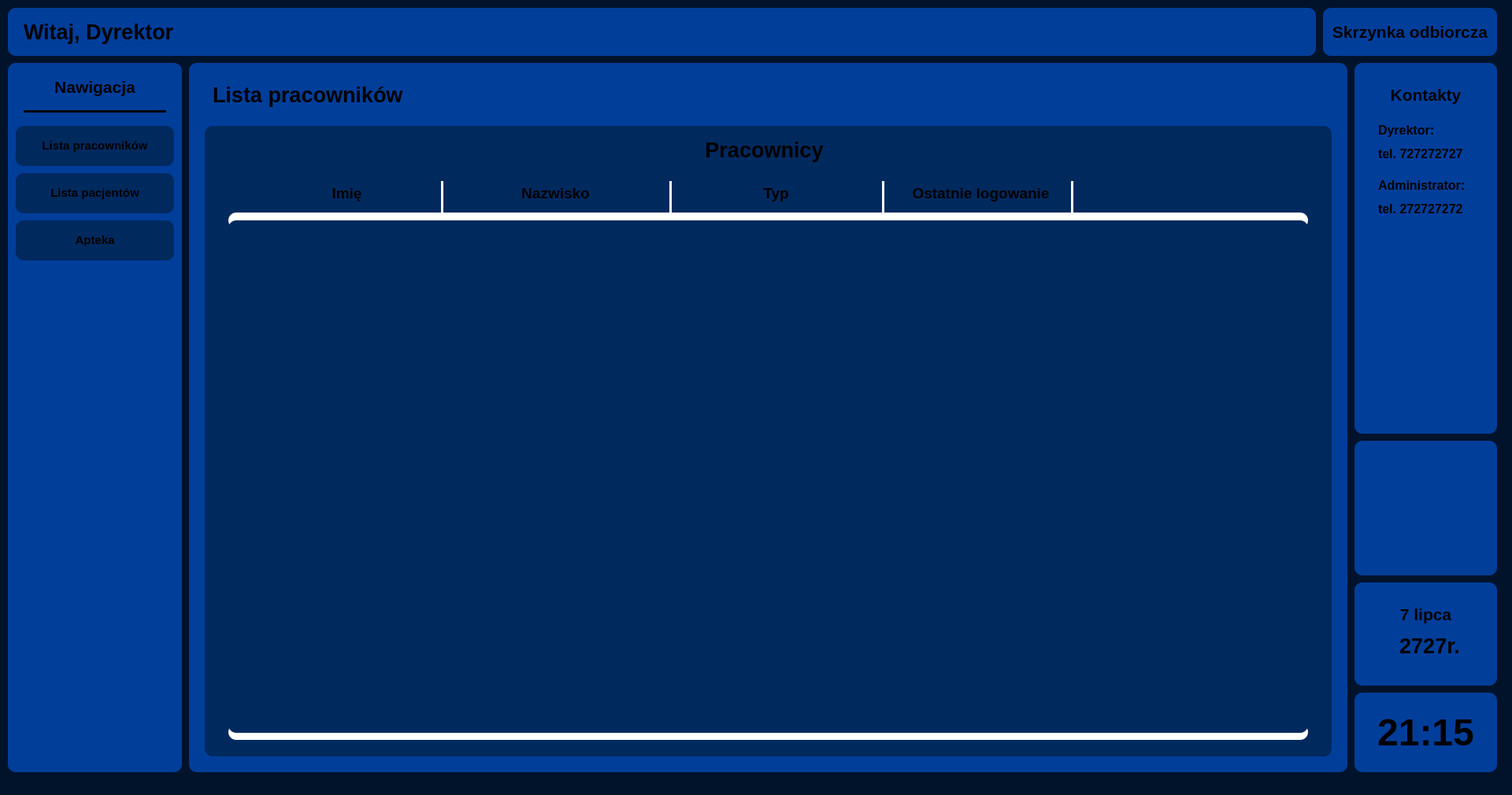
<?xml version="1.0" encoding="UTF-8"?>
<ui version="4.0">
 <class>UserLista</class>
 <widget class="QMainWindow" name="UserLista">
  <property name="geometry">
   <rect>
    <x>0</x>
    <y>0</y>
    <width>1920</width>
    <height>1010</height>
   </rect>
  </property>
  <property name="minimumSize">
   <size>
    <width>800</width>
    <height>600</height>
   </size>
  </property>
  <property name="windowTitle">
   <string>MainWindow</string>
  </property>
  <property name="layoutDirection">
   <enum>Qt::LayoutDirection::LeftToRight</enum>
  </property>
  <property name="styleSheet">
   <string notr="true">background-color: rgb(0, 19, 43);</string>
  </property>
  <widget class="QWidget" name="centralwidget">
   <widget class="QTextBrowser" name="textBrowser">
    <property name="geometry">
     <rect>
      <x>10</x>
      <y>10</y>
      <width>1661</width>
      <height>61</height>
     </rect>
    </property>
    <property name="styleSheet">
     <string notr="true">background-color: rgb(0, 62, 154);
border-radius: 10px;</string>
    </property>
    <property name="sizeAdjustPolicy">
     <enum>QAbstractScrollArea::SizeAdjustPolicy::AdjustToContents</enum>
    </property>
    <property name="autoFormatting">
     <set>QTextEdit::AutoFormattingFlag::AutoBulletList</set>
    </property>
    <property name="html">
     <string>&lt;!DOCTYPE HTML PUBLIC &quot;-//W3C//DTD HTML 4.0//EN&quot; &quot;http://www.w3.org/TR/REC-html40/strict.dtd&quot;&gt;
&lt;html&gt;&lt;head&gt;&lt;meta name=&quot;qrichtext&quot; content=&quot;1&quot; /&gt;&lt;meta charset=&quot;utf-8&quot; /&gt;&lt;style type=&quot;text/css&quot;&gt;
p, li { white-space: pre-wrap; }
hr { height: 1px; border-width: 0; }
li.unchecked::marker { content: &quot;\2610&quot;; }
li.checked::marker { content: &quot;\2612&quot;; }
&lt;/style&gt;&lt;/head&gt;&lt;body style=&quot; font-family:'Segoe UI'; font-size:9pt; font-weight:400; font-style:normal;&quot;&gt;
&lt;p style=&quot;-qt-paragraph-type:empty; margin-top:0px; margin-bottom:0px; margin-left:0px; margin-right:0px; -qt-block-indent:0; text-indent:0px;&quot;&gt;&lt;br /&gt;&lt;/p&gt;&lt;/body&gt;&lt;/html&gt;</string>
    </property>
   </widget>
   <widget class="QTextBrowser" name="textBrowser_2">
    <property name="geometry">
     <rect>
      <x>1680</x>
      <y>10</y>
      <width>221</width>
      <height>61</height>
     </rect>
    </property>
    <property name="styleSheet">
     <string notr="true">background-color: rgb(0, 62, 154);
border-radius: 10px;</string>
    </property>
    <property name="html">
     <string>&lt;!DOCTYPE HTML PUBLIC &quot;-//W3C//DTD HTML 4.0//EN&quot; &quot;http://www.w3.org/TR/REC-html40/strict.dtd&quot;&gt;
&lt;html&gt;&lt;head&gt;&lt;meta name=&quot;qrichtext&quot; content=&quot;1&quot; /&gt;&lt;meta charset=&quot;utf-8&quot; /&gt;&lt;style type=&quot;text/css&quot;&gt;
p, li { white-space: pre-wrap; }
hr { height: 1px; border-width: 0; }
li.unchecked::marker { content: &quot;\2610&quot;; }
li.checked::marker { content: &quot;\2612&quot;; }
&lt;/style&gt;&lt;/head&gt;&lt;body style=&quot; font-family:'Segoe UI'; font-size:9pt; font-weight:400; font-style:normal;&quot;&gt;
&lt;p align=&quot;center&quot; style=&quot;-qt-paragraph-type:empty; margin-top:0px; margin-bottom:0px; margin-left:0px; margin-right:0px; -qt-block-indent:0; text-indent:0px;&quot;&gt;&lt;br /&gt;&lt;/p&gt;&lt;/body&gt;&lt;/html&gt;</string>
    </property>
   </widget>
   <widget class="QGroupBox" name="groupBox">
    <property name="geometry">
     <rect>
      <x>10</x>
      <y>80</y>
      <width>221</width>
      <height>901</height>
     </rect>
    </property>
    <property name="styleSheet">
     <string notr="true">background-color: rgb(0, 62, 154);
border-radius: 10px;</string>
    </property>
    <property name="title">
     <string/>
    </property>
    <widget class="QTextBrowser" name="textBrowser_4">
     <property name="geometry">
      <rect>
       <x>10</x>
       <y>80</y>
       <width>201</width>
       <height>51</height>
      </rect>
     </property>
     <property name="styleSheet">
      <string notr="true">background-color: rgb(0, 41, 94);
border-radius: 10px;</string>
     </property>
    </widget>
    <widget class="QTextBrowser" name="textBrowser_7">
     <property name="geometry">
      <rect>
       <x>10</x>
       <y>140</y>
       <width>201</width>
       <height>51</height>
      </rect>
     </property>
     <property name="styleSheet">
      <string notr="true">background-color: rgb(0, 41, 94);
border-radius: 10px;</string>
     </property>
    </widget>
    <widget class="QLabel" name="label_3">
     <property name="geometry">
      <rect>
       <x>20</x>
       <y>90</y>
       <width>181</width>
       <height>31</height>
      </rect>
     </property>
     <property name="font">
      <font>
       <pointsize>11</pointsize>
       <bold>true</bold>
      </font>
     </property>
     <property name="layoutDirection">
      <enum>Qt::LayoutDirection::LeftToRight</enum>
     </property>
     <property name="styleSheet">
      <string notr="true">background-color: rgb(0, 41, 94);</string>
     </property>
     <property name="text">
      <string>Lista pracowników</string>
     </property>
     <property name="textFormat">
      <enum>Qt::TextFormat::RichText</enum>
     </property>
     <property name="alignment">
      <set>Qt::AlignmentFlag::AlignCenter</set>
     </property>
    </widget>
    <widget class="QLabel" name="label_4">
     <property name="geometry">
      <rect>
       <x>20</x>
       <y>150</y>
       <width>181</width>
       <height>31</height>
      </rect>
     </property>
     <property name="font">
      <font>
       <pointsize>11</pointsize>
       <bold>true</bold>
      </font>
     </property>
     <property name="layoutDirection">
      <enum>Qt::LayoutDirection::LeftToRight</enum>
     </property>
     <property name="styleSheet">
      <string notr="true">background-color: rgb(0, 41, 94);</string>
     </property>
     <property name="text">
      <string>Lista pacjentów</string>
     </property>
     <property name="textFormat">
      <enum>Qt::TextFormat::RichText</enum>
     </property>
     <property name="alignment">
      <set>Qt::AlignmentFlag::AlignCenter</set>
     </property>
    </widget>
    <widget class="QLabel" name="label_8">
     <property name="geometry">
      <rect>
       <x>10</x>
       <y>10</y>
       <width>201</width>
       <height>41</height>
      </rect>
     </property>
     <property name="font">
      <font>
       <pointsize>16</pointsize>
       <bold>true</bold>
      </font>
     </property>
     <property name="layoutDirection">
      <enum>Qt::LayoutDirection::LeftToRight</enum>
     </property>
     <property name="styleSheet">
      <string notr="true">background-color: rgb(0, 62, 154);</string>
     </property>
     <property name="text">
      <string>Nawigacja</string>
     </property>
     <property name="textFormat">
      <enum>Qt::TextFormat::RichText</enum>
     </property>
     <property name="alignment">
      <set>Qt::AlignmentFlag::AlignCenter</set>
     </property>
    </widget>
    <widget class="Line" name="line">
     <property name="geometry">
      <rect>
       <x>20</x>
       <y>60</y>
       <width>181</width>
       <height>3</height>
      </rect>
     </property>
     <property name="styleSheet">
      <string notr="true">background-color: black;</string>
     </property>
     <property name="orientation">
      <enum>Qt::Orientation::Horizontal</enum>
     </property>
    </widget>
    <widget class="QTextBrowser" name="textBrowser_8">
     <property name="geometry">
      <rect>
       <x>10</x>
       <y>200</y>
       <width>201</width>
       <height>51</height>
      </rect>
     </property>
     <property name="styleSheet">
      <string notr="true">background-color: rgb(0, 41, 94);
border-radius: 10px;</string>
     </property>
    </widget>
    <widget class="QLabel" name="label_5">
     <property name="geometry">
      <rect>
       <x>20</x>
       <y>210</y>
       <width>181</width>
       <height>31</height>
      </rect>
     </property>
     <property name="font">
      <font>
       <pointsize>11</pointsize>
       <bold>true</bold>
      </font>
     </property>
     <property name="layoutDirection">
      <enum>Qt::LayoutDirection::LeftToRight</enum>
     </property>
     <property name="styleSheet">
      <string notr="true">background-color: rgb(0, 41, 94);</string>
     </property>
     <property name="text">
      <string>Apteka</string>
     </property>
     <property name="textFormat">
      <enum>Qt::TextFormat::RichText</enum>
     </property>
     <property name="alignment">
      <set>Qt::AlignmentFlag::AlignCenter</set>
     </property>
    </widget>
   </widget>
   <widget class="QLabel" name="label_2">
    <property name="geometry">
     <rect>
      <x>30</x>
      <y>20</y>
      <width>261</width>
      <height>41</height>
     </rect>
    </property>
    <property name="font">
     <font>
      <pointsize>20</pointsize>
      <bold>true</bold>
     </font>
    </property>
    <property name="layoutDirection">
     <enum>Qt::LayoutDirection::LeftToRight</enum>
    </property>
    <property name="styleSheet">
     <string notr="true">background-color: rgb(0, 62, 154);</string>
    </property>
    <property name="text">
     <string>Witaj, Dyrektor</string>
    </property>
    <property name="textFormat">
     <enum>Qt::TextFormat::RichText</enum>
    </property>
    <property name="alignment">
     <set>Qt::AlignmentFlag::AlignLeading|Qt::AlignmentFlag::AlignLeft|Qt::AlignmentFlag::AlignVCenter</set>
    </property>
   </widget>
   <widget class="QFrame" name="frame">
    <property name="geometry">
     <rect>
      <x>1720</x>
      <y>560</y>
      <width>181</width>
      <height>171</height>
     </rect>
    </property>
    <property name="styleSheet">
     <string notr="true">background-color: rgb(0, 62, 154);
border-radius: 10px;</string>
    </property>
    <property name="frameShape">
     <enum>QFrame::Shape::StyledPanel</enum>
    </property>
    <property name="frameShadow">
     <enum>QFrame::Shadow::Raised</enum>
    </property>
    <widget class="QLabel" name="label_9">
     <property name="geometry">
      <rect>
       <x>10</x>
       <y>10</y>
       <width>161</width>
       <height>151</height>
      </rect>
     </property>
     <property name="font">
      <font>
       <pointsize>16</pointsize>
       <bold>true</bold>
      </font>
     </property>
     <property name="layoutDirection">
      <enum>Qt::LayoutDirection::LeftToRight</enum>
     </property>
     <property name="styleSheet">
      <string notr="true">background-color: rgb(0, 62, 154);</string>
     </property>
     <property name="text">
      <string/>
     </property>
     <property name="textFormat">
      <enum>Qt::TextFormat::RichText</enum>
     </property>
     <property name="scaledContents">
      <bool>true</bool>
     </property>
     <property name="alignment">
      <set>Qt::AlignmentFlag::AlignCenter</set>
     </property>
    </widget>
   </widget>
   <widget class="QFrame" name="frame_2">
    <property name="geometry">
     <rect>
      <x>1720</x>
      <y>80</y>
      <width>181</width>
      <height>471</height>
     </rect>
    </property>
    <property name="styleSheet">
     <string notr="true">background-color: rgb(0, 62, 154);
border-radius: 10px;</string>
    </property>
    <property name="frameShape">
     <enum>QFrame::Shape::StyledPanel</enum>
    </property>
    <property name="frameShadow">
     <enum>QFrame::Shadow::Raised</enum>
    </property>
    <widget class="QLabel" name="label_12">
     <property name="geometry">
      <rect>
       <x>20</x>
       <y>20</y>
       <width>141</width>
       <height>41</height>
      </rect>
     </property>
     <property name="font">
      <font>
       <pointsize>16</pointsize>
       <bold>true</bold>
      </font>
     </property>
     <property name="layoutDirection">
      <enum>Qt::LayoutDirection::LeftToRight</enum>
     </property>
     <property name="styleSheet">
      <string notr="true">background-color: rgb(0, 62, 154);</string>
     </property>
     <property name="text">
      <string>Kontakty</string>
     </property>
     <property name="textFormat">
      <enum>Qt::TextFormat::RichText</enum>
     </property>
     <property name="alignment">
      <set>Qt::AlignmentFlag::AlignCenter</set>
     </property>
    </widget>
    <widget class="QLabel" name="label_13">
     <property name="geometry">
      <rect>
       <x>30</x>
       <y>70</y>
       <width>111</width>
       <height>31</height>
      </rect>
     </property>
     <property name="font">
      <font>
       <pointsize>12</pointsize>
       <bold>true</bold>
      </font>
     </property>
     <property name="layoutDirection">
      <enum>Qt::LayoutDirection::LeftToRight</enum>
     </property>
     <property name="styleSheet">
      <string notr="true">background-color: rgb(0, 62, 154);</string>
     </property>
     <property name="text">
      <string>Dyrektor:</string>
     </property>
     <property name="textFormat">
      <enum>Qt::TextFormat::RichText</enum>
     </property>
     <property name="alignment">
      <set>Qt::AlignmentFlag::AlignLeading|Qt::AlignmentFlag::AlignLeft|Qt::AlignmentFlag::AlignVCenter</set>
     </property>
    </widget>
    <widget class="QLabel" name="label_14">
     <property name="geometry">
      <rect>
       <x>30</x>
       <y>100</y>
       <width>111</width>
       <height>31</height>
      </rect>
     </property>
     <property name="font">
      <font>
       <pointsize>12</pointsize>
       <bold>true</bold>
      </font>
     </property>
     <property name="layoutDirection">
      <enum>Qt::LayoutDirection::LeftToRight</enum>
     </property>
     <property name="styleSheet">
      <string notr="true">background-color: rgb(0, 62, 154);</string>
     </property>
     <property name="text">
      <string>tel. 727272727</string>
     </property>
     <property name="textFormat">
      <enum>Qt::TextFormat::RichText</enum>
     </property>
     <property name="alignment">
      <set>Qt::AlignmentFlag::AlignLeading|Qt::AlignmentFlag::AlignLeft|Qt::AlignmentFlag::AlignVCenter</set>
     </property>
    </widget>
    <widget class="QLabel" name="label_15">
     <property name="geometry">
      <rect>
       <x>30</x>
       <y>140</y>
       <width>121</width>
       <height>31</height>
      </rect>
     </property>
     <property name="font">
      <font>
       <pointsize>12</pointsize>
       <bold>true</bold>
      </font>
     </property>
     <property name="layoutDirection">
      <enum>Qt::LayoutDirection::LeftToRight</enum>
     </property>
     <property name="styleSheet">
      <string notr="true">background-color: rgb(0, 62, 154);</string>
     </property>
     <property name="text">
      <string>Administrator:</string>
     </property>
     <property name="textFormat">
      <enum>Qt::TextFormat::RichText</enum>
     </property>
     <property name="alignment">
      <set>Qt::AlignmentFlag::AlignLeading|Qt::AlignmentFlag::AlignLeft|Qt::AlignmentFlag::AlignVCenter</set>
     </property>
    </widget>
    <widget class="QLabel" name="label_16">
     <property name="geometry">
      <rect>
       <x>30</x>
       <y>170</y>
       <width>111</width>
       <height>31</height>
      </rect>
     </property>
     <property name="font">
      <font>
       <pointsize>12</pointsize>
       <bold>true</bold>
      </font>
     </property>
     <property name="layoutDirection">
      <enum>Qt::LayoutDirection::LeftToRight</enum>
     </property>
     <property name="styleSheet">
      <string notr="true">background-color: rgb(0, 62, 154);</string>
     </property>
     <property name="text">
      <string>tel. 272727272</string>
     </property>
     <property name="textFormat">
      <enum>Qt::TextFormat::RichText</enum>
     </property>
     <property name="alignment">
      <set>Qt::AlignmentFlag::AlignLeading|Qt::AlignmentFlag::AlignLeft|Qt::AlignmentFlag::AlignVCenter</set>
     </property>
    </widget>
   </widget>
   <widget class="QFrame" name="frame_3">
    <property name="geometry">
     <rect>
      <x>1720</x>
      <y>740</y>
      <width>181</width>
      <height>131</height>
     </rect>
    </property>
    <property name="styleSheet">
     <string notr="true">background-color: rgb(0, 62, 154);
border-radius: 10px;</string>
    </property>
    <property name="frameShape">
     <enum>QFrame::Shape::StyledPanel</enum>
    </property>
    <property name="frameShadow">
     <enum>QFrame::Shadow::Raised</enum>
    </property>
    <widget class="QLabel" name="label">
     <property name="geometry">
      <rect>
       <x>20</x>
       <y>20</y>
       <width>141</width>
       <height>41</height>
      </rect>
     </property>
     <property name="font">
      <font>
       <pointsize>16</pointsize>
       <bold>true</bold>
      </font>
     </property>
     <property name="layoutDirection">
      <enum>Qt::LayoutDirection::LeftToRight</enum>
     </property>
     <property name="styleSheet">
      <string notr="true">background-color: rgb(0, 62, 154);</string>
     </property>
     <property name="text">
      <string>7 lipca</string>
     </property>
     <property name="textFormat">
      <enum>Qt::TextFormat::RichText</enum>
     </property>
     <property name="alignment">
      <set>Qt::AlignmentFlag::AlignCenter</set>
     </property>
    </widget>
    <widget class="QLabel" name="label_10">
     <property name="geometry">
      <rect>
       <x>40</x>
       <y>60</y>
       <width>111</width>
       <height>41</height>
      </rect>
     </property>
     <property name="font">
      <font>
       <pointsize>20</pointsize>
       <bold>true</bold>
      </font>
     </property>
     <property name="layoutDirection">
      <enum>Qt::LayoutDirection::LeftToRight</enum>
     </property>
     <property name="styleSheet">
      <string notr="true">background-color: rgb(0, 62, 154);</string>
     </property>
     <property name="text">
      <string>2727r.</string>
     </property>
     <property name="textFormat">
      <enum>Qt::TextFormat::RichText</enum>
     </property>
     <property name="alignment">
      <set>Qt::AlignmentFlag::AlignCenter</set>
     </property>
    </widget>
   </widget>
   <widget class="QFrame" name="frame_4">
    <property name="geometry">
     <rect>
      <x>1720</x>
      <y>880</y>
      <width>181</width>
      <height>101</height>
     </rect>
    </property>
    <property name="styleSheet">
     <string notr="true">background-color: rgb(0, 62, 154);
border-radius: 10px;</string>
    </property>
    <property name="frameShape">
     <enum>QFrame::Shape::StyledPanel</enum>
    </property>
    <property name="frameShadow">
     <enum>QFrame::Shadow::Raised</enum>
    </property>
    <widget class="QLabel" name="label_7">
     <property name="geometry">
      <rect>
       <x>20</x>
       <y>10</y>
       <width>141</width>
       <height>81</height>
      </rect>
     </property>
     <property name="font">
      <font>
       <pointsize>36</pointsize>
       <bold>true</bold>
      </font>
     </property>
     <property name="layoutDirection">
      <enum>Qt::LayoutDirection::LeftToRight</enum>
     </property>
     <property name="styleSheet">
      <string notr="true">background-color: rgb(0, 62, 154);</string>
     </property>
     <property name="text">
      <string>21:15</string>
     </property>
     <property name="textFormat">
      <enum>Qt::TextFormat::RichText</enum>
     </property>
     <property name="alignment">
      <set>Qt::AlignmentFlag::AlignCenter</set>
     </property>
    </widget>
   </widget>
   <widget class="QFrame" name="frame_5">
    <property name="geometry">
     <rect>
      <x>240</x>
      <y>80</y>
      <width>1471</width>
      <height>901</height>
     </rect>
    </property>
    <property name="styleSheet">
     <string notr="true">background-color: rgb(0, 62, 154);
border-radius: 10px;</string>
    </property>
    <property name="frameShape">
     <enum>QFrame::Shape::StyledPanel</enum>
    </property>
    <property name="frameShadow">
     <enum>QFrame::Shadow::Raised</enum>
    </property>
    <widget class="QLabel" name="label_17">
     <property name="geometry">
      <rect>
       <x>30</x>
       <y>20</y>
       <width>261</width>
       <height>41</height>
      </rect>
     </property>
     <property name="font">
      <font>
       <pointsize>20</pointsize>
       <bold>true</bold>
      </font>
     </property>
     <property name="layoutDirection">
      <enum>Qt::LayoutDirection::LeftToRight</enum>
     </property>
     <property name="styleSheet">
      <string notr="true">background-color: rgb(0, 62, 154);</string>
     </property>
     <property name="text">
      <string>Lista pracowników</string>
     </property>
     <property name="textFormat">
      <enum>Qt::TextFormat::RichText</enum>
     </property>
     <property name="alignment">
      <set>Qt::AlignmentFlag::AlignLeading|Qt::AlignmentFlag::AlignLeft|Qt::AlignmentFlag::AlignVCenter</set>
     </property>
    </widget>
    <widget class="QTextBrowser" name="textBrowser_6">
     <property name="geometry">
      <rect>
       <x>20</x>
       <y>80</y>
       <width>1431</width>
       <height>801</height>
      </rect>
     </property>
     <property name="styleSheet">
      <string notr="true">background-color: rgb(0, 41, 94);
border-radius: 10px;</string>
     </property>
    </widget>
    <widget class="QLabel" name="label_20">
     <property name="geometry">
      <rect>
       <x>90</x>
       <y>90</y>
       <width>1281</width>
       <height>41</height>
      </rect>
     </property>
     <property name="font">
      <font>
       <pointsize>20</pointsize>
       <bold>true</bold>
      </font>
     </property>
     <property name="layoutDirection">
      <enum>Qt::LayoutDirection::LeftToRight</enum>
     </property>
     <property name="styleSheet">
      <string notr="true">background-color: rgb(0, 41, 94);</string>
     </property>
     <property name="text">
      <string>Pracownicy</string>
     </property>
     <property name="textFormat">
      <enum>Qt::TextFormat::RichText</enum>
     </property>
     <property name="alignment">
      <set>Qt::AlignmentFlag::AlignCenter</set>
     </property>
    </widget>
    <widget class="Line" name="line_3">
     <property name="geometry">
      <rect>
       <x>50</x>
       <y>190</y>
       <width>1371</width>
       <height>20</height>
      </rect>
     </property>
     <property name="styleSheet">
      <string notr="true">background-color: white;</string>
     </property>
     <property name="orientation">
      <enum>Qt::Orientation::Horizontal</enum>
     </property>
    </widget>
    <widget class="QFrame" name="frame_7">
     <property name="geometry">
      <rect>
       <x>50</x>
       <y>200</y>
       <width>1371</width>
       <height>651</height>
      </rect>
     </property>
     <property name="styleSheet">
      <string notr="true">background-color: rgb(0, 41, 94);</string>
     </property>
     <property name="frameShape">
      <enum>QFrame::Shape::StyledPanel</enum>
     </property>
     <property name="frameShadow">
      <enum>QFrame::Shadow::Raised</enum>
     </property>
     <widget class="QScrollArea" name="scrollArea">
      <property name="geometry">
       <rect>
        <x>10</x>
        <y>0</y>
        <width>1351</width>
        <height>651</height>
       </rect>
      </property>
      <property name="widgetResizable">
       <bool>true</bool>
      </property>
      <widget class="QWidget" name="List">
       <property name="geometry">
        <rect>
         <x>0</x>
         <y>0</y>
         <width>1351</width>
         <height>651</height>
        </rect>
       </property>
       <property name="layoutDirection">
        <enum>Qt::LayoutDirection::LeftToRight</enum>
       </property>
      </widget>
     </widget>
    </widget>
    <widget class="Line" name="line_6">
     <property name="geometry">
      <rect>
       <x>1120</x>
       <y>150</y>
       <width>3</width>
       <height>41</height>
      </rect>
     </property>
     <property name="styleSheet">
      <string notr="true">background-color: white;</string>
     </property>
     <property name="orientation">
      <enum>Qt::Orientation::Vertical</enum>
     </property>
    </widget>
    <widget class="QLabel" name="label_21">
     <property name="geometry">
      <rect>
       <x>340</x>
       <y>150</y>
       <width>251</width>
       <height>31</height>
      </rect>
     </property>
     <property name="font">
      <font>
       <pointsize>14</pointsize>
       <bold>true</bold>
      </font>
     </property>
     <property name="layoutDirection">
      <enum>Qt::LayoutDirection::LeftToRight</enum>
     </property>
     <property name="styleSheet">
      <string notr="true">background-color: rgb(0, 41, 94);</string>
     </property>
     <property name="text">
      <string>Nazwisko</string>
     </property>
     <property name="textFormat">
      <enum>Qt::TextFormat::RichText</enum>
     </property>
     <property name="alignment">
      <set>Qt::AlignmentFlag::AlignCenter</set>
     </property>
    </widget>
    <widget class="Line" name="line_7">
     <property name="geometry">
      <rect>
       <x>50</x>
       <y>840</y>
       <width>1371</width>
       <height>20</height>
      </rect>
     </property>
     <property name="styleSheet">
      <string notr="true">background-color: white;</string>
     </property>
     <property name="orientation">
      <enum>Qt::Orientation::Horizontal</enum>
     </property>
    </widget>
    <widget class="Line" name="line_10">
     <property name="geometry">
      <rect>
       <x>610</x>
       <y>150</y>
       <width>3</width>
       <height>41</height>
      </rect>
     </property>
     <property name="styleSheet">
      <string notr="true">background-color: white;</string>
     </property>
     <property name="orientation">
      <enum>Qt::Orientation::Vertical</enum>
     </property>
    </widget>
    <widget class="QLabel" name="label_23">
     <property name="geometry">
      <rect>
       <x>630</x>
       <y>150</y>
       <width>231</width>
       <height>31</height>
      </rect>
     </property>
     <property name="font">
      <font>
       <pointsize>14</pointsize>
       <bold>true</bold>
      </font>
     </property>
     <property name="layoutDirection">
      <enum>Qt::LayoutDirection::LeftToRight</enum>
     </property>
     <property name="styleSheet">
      <string notr="true">background-color: rgb(0, 41, 94);</string>
     </property>
     <property name="text">
      <string>Typ</string>
     </property>
     <property name="textFormat">
      <enum>Qt::TextFormat::RichText</enum>
     </property>
     <property name="alignment">
      <set>Qt::AlignmentFlag::AlignCenter</set>
     </property>
    </widget>
    <widget class="Line" name="line_11">
     <property name="geometry">
      <rect>
       <x>880</x>
       <y>150</y>
       <width>3</width>
       <height>41</height>
      </rect>
     </property>
     <property name="styleSheet">
      <string notr="true">background-color: white;</string>
     </property>
     <property name="orientation">
      <enum>Qt::Orientation::Vertical</enum>
     </property>
    </widget>
    <widget class="QLabel" name="label_24">
     <property name="geometry">
      <rect>
       <x>900</x>
       <y>150</y>
       <width>211</width>
       <height>31</height>
      </rect>
     </property>
     <property name="font">
      <font>
       <pointsize>14</pointsize>
       <bold>true</bold>
      </font>
     </property>
     <property name="layoutDirection">
      <enum>Qt::LayoutDirection::LeftToRight</enum>
     </property>
     <property name="styleSheet">
      <string notr="true">background-color: rgb(0, 41, 94);</string>
     </property>
     <property name="text">
      <string>Ostatnie logowanie</string>
     </property>
     <property name="textFormat">
      <enum>Qt::TextFormat::RichText</enum>
     </property>
     <property name="alignment">
      <set>Qt::AlignmentFlag::AlignCenter</set>
     </property>
    </widget>
    <widget class="Line" name="line_13">
     <property name="geometry">
      <rect>
       <x>320</x>
       <y>150</y>
       <width>3</width>
       <height>41</height>
      </rect>
     </property>
     <property name="styleSheet">
      <string notr="true">background-color: white;</string>
     </property>
     <property name="orientation">
      <enum>Qt::Orientation::Vertical</enum>
     </property>
    </widget>
    <widget class="QLabel" name="label_22">
     <property name="geometry">
      <rect>
       <x>90</x>
       <y>150</y>
       <width>221</width>
       <height>31</height>
      </rect>
     </property>
     <property name="font">
      <font>
       <pointsize>14</pointsize>
       <bold>true</bold>
      </font>
     </property>
     <property name="layoutDirection">
      <enum>Qt::LayoutDirection::LeftToRight</enum>
     </property>
     <property name="styleSheet">
      <string notr="true">background-color: rgb(0, 41, 94);</string>
     </property>
     <property name="text">
      <string>Imię</string>
     </property>
     <property name="textFormat">
      <enum>Qt::TextFormat::RichText</enum>
     </property>
     <property name="alignment">
      <set>Qt::AlignmentFlag::AlignCenter</set>
     </property>
    </widget>
    <zorder>label_17</zorder>
    <zorder>textBrowser_6</zorder>
    <zorder>label_20</zorder>
    <zorder>line_3</zorder>
    <zorder>line_6</zorder>
    <zorder>label_21</zorder>
    <zorder>line_7</zorder>
    <zorder>frame_7</zorder>
    <zorder>line_10</zorder>
    <zorder>label_23</zorder>
    <zorder>line_11</zorder>
    <zorder>label_24</zorder>
    <zorder>line_13</zorder>
    <zorder>label_22</zorder>
   </widget>
   <widget class="QLabel" name="label_11">
    <property name="geometry">
     <rect>
      <x>1690</x>
      <y>20</y>
      <width>201</width>
      <height>41</height>
     </rect>
    </property>
    <property name="font">
     <font>
      <pointsize>16</pointsize>
      <bold>true</bold>
     </font>
    </property>
    <property name="layoutDirection">
     <enum>Qt::LayoutDirection::LeftToRight</enum>
    </property>
    <property name="styleSheet">
     <string notr="true">background-color: rgb(0, 62, 154);</string>
    </property>
    <property name="text">
     <string>Skrzynka odbiorcza</string>
    </property>
    <property name="textFormat">
     <enum>Qt::TextFormat::RichText</enum>
    </property>
    <property name="alignment">
     <set>Qt::AlignmentFlag::AlignCenter</set>
    </property>
   </widget>
  </widget>
  <widget class="QStatusBar" name="statusbar"/>
 </widget>
 <resources/>
 <connections/>
</ui>
